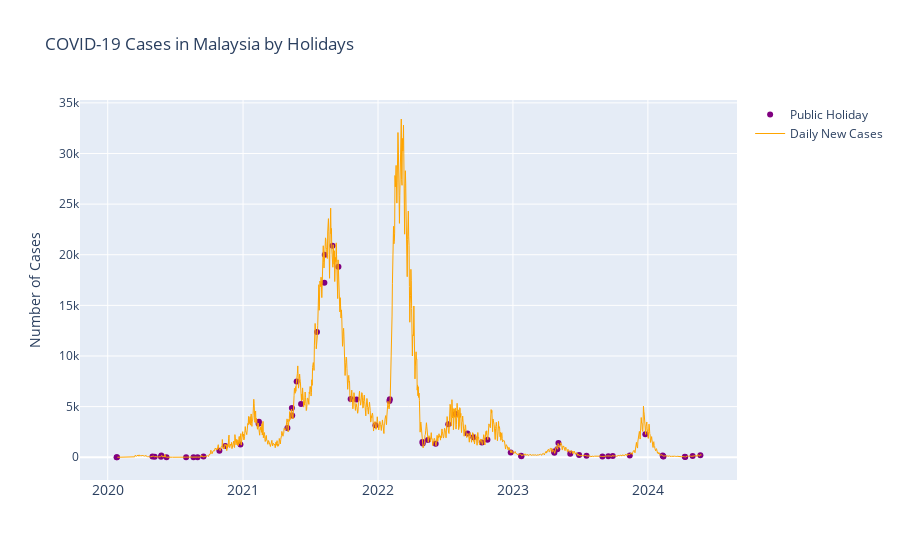

The notebook cell this image was saved under:
### Code cell
fig = go.Figure()
fig.add_trace(go.Scatter(x = malaysia_holiday['date'], y = malaysia_holiday['cases_new'], mode='markers', name = 'Public Holiday', line = dict(color = "Purple", width = 5)))
fig.add_trace(go.Scatter(x = malaysia_xholiday['date'], y = malaysia_xholiday['cases_new'], mode='lines', name = 'Daily New Cases', line = dict(color = "Orange", width = 1)))
fig.update_layout(title = 'COVID-19 Cases in Malaysia by Holidays', xaxis_tickfont_size = 14, yaxis = dict(title = 'Number of Cases'))
fig.show()

### Figure 1 — Plotly figure (JSON) as saved in the notebook; plotly's stock layout.template omitted (floating-point values rounded to 4 significant figures; data arrays with more than 128 entries replaced by an {"elided": "..."} marker saying what was removed)
{"data": [{"line": {"color": "Purple", "width": 5}, "mode": "markers", "name": "Public Holiday", "type": "scatter", "x": ["2020-01-25T00:00:00", "2020-01-26T00:00:00", "2020-05-01T00:00:00", "2020-05-07T00:00:00", "2020-05-24T00:00:00", "2020-05-25T00:00:00", "2020-06-08T00:00:00", "2020-07-31T00:00:00", "2020-08-20T00:00:00", "2020-08-31T00:00:00", "2020-09-16T00:00:00", "2020-10-29T00:00:00", "2020-11-14T00:00:00", "2020-12-25T00:00:00", "2021-02-12T00:00:00", "2021-02-13T00:00:00", "2021-05-01T00:00:00", "2021-05-13T00:00:00", "2021-05-14T00:00:00", "2021-05-26T00:00:00", "2021-06-07T00:00:00", "2021-07-20T00:00:00", "2021-08-09T00:00:00", "2021-08-10T00:00:00", "2021-08-31T00:00:00", "2021-09-16T00:00:00", "2021-10-19T00:00:00", "2021-11-04T00:00:00", "2021-12-25T00:00:00", "2022-02-01T00:00:00", "2022-02-02T00:00:00", "2022-05-01T00:00:00", "2022-05-02T00:00:00", "2022-05-16T00:00:00", "2022-06-06T00:00:00", "2022-07-10T00:00:00", "2022-07-30T00:00:00", "2022-08-31T00:00:00", "2022-09-16T00:00:00", "2022-10-09T00:00:00", "2022-10-24T00:00:00", "2022-12-26T00:00:00", "2023-01-23T00:00:00", "2023-01-24T00:00:00", "2023-04-22T00:00:00", "2023-04-23T00:00:00", "2023-05-01T00:00:00", "2023-05-04T00:00:00", "2023-06-05T00:00:00", "2023-06-29T00:00:00", "2023-07-19T00:00:00", "2023-08-31T00:00:00", "2023-09-16T00:00:00", "2023-09-28T00:00:00", "2023-11-13T00:00:00", "2023-12-25T00:00:00", "2024-02-10T00:00:00", "2024-02-11T00:00:00", "2024-02-12T00:00:00", "2024-04-10T00:00:00", "2024-04-11T00:00:00", "2024-05-01T00:00:00", "2024-05-22T00:00:00"], "y": [4, 0, 69, 39, 60, 172, 7, 12, 5, 6, 62, 649, 1114, 1247, 3318, 3499, 2881, 4855, 4113, 7478, 5271, 12366, 17236, 19991, 20897, 18815, 5745, 5713, 3160, 5566, 5736, 1503, 1352, 1697, 1330, 3264, 4271, 2340, 1977, 1453, 1737, 480, 142, 101, 562, 449, 793, 1409, 344, 223, 159, 81, 91, 130, 184, 2279, 170, 100, 63, 40, 31, 115, 195]}, {"line": {"color": "Orange", "width": 1}, "mode": "lines", "name": "Daily New Cases", "type": "scatter", "x": {"elided": "1520 str values"}, "y": {"elided": "1520 int values"}}], "layout": {"title": {"text": "COVID-19 Cases in Malaysia by Holidays"}, "xaxis": {"tickfont": {"size": 14}}, "yaxis": {"title": {"text": "Number of Cases"}}}}
